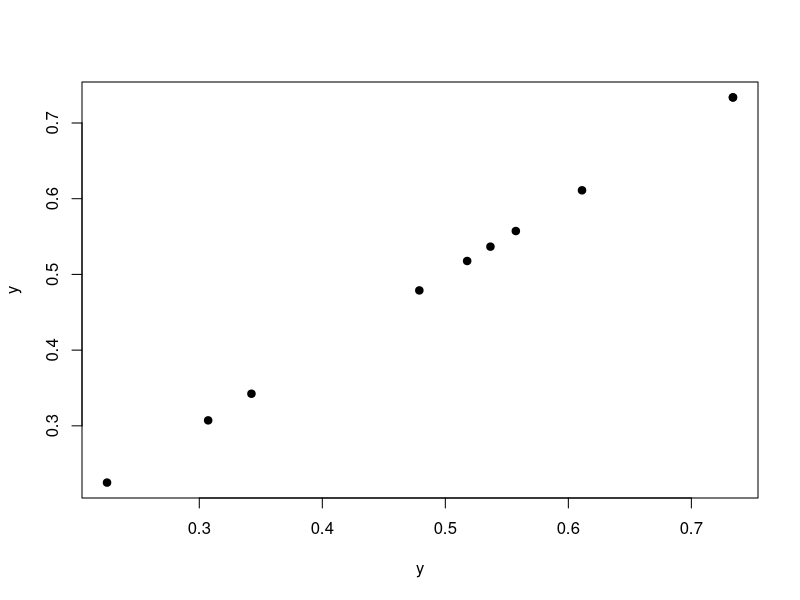
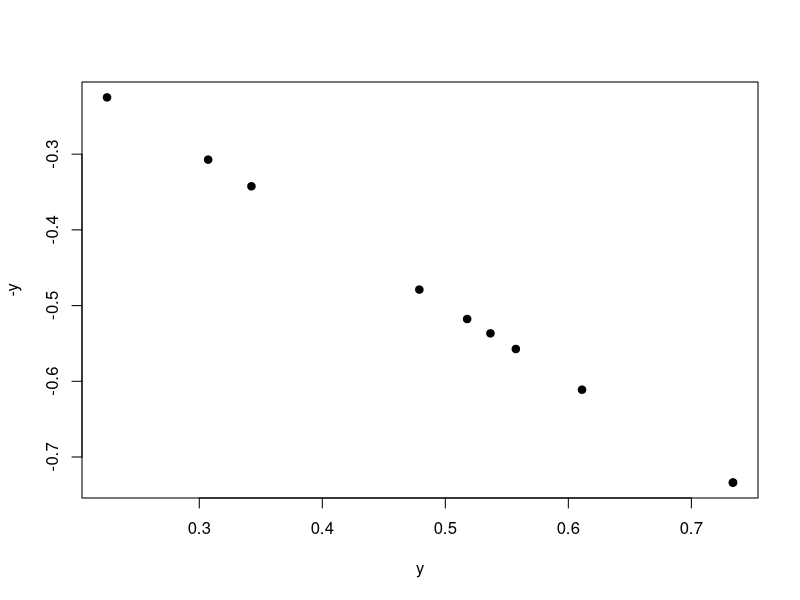
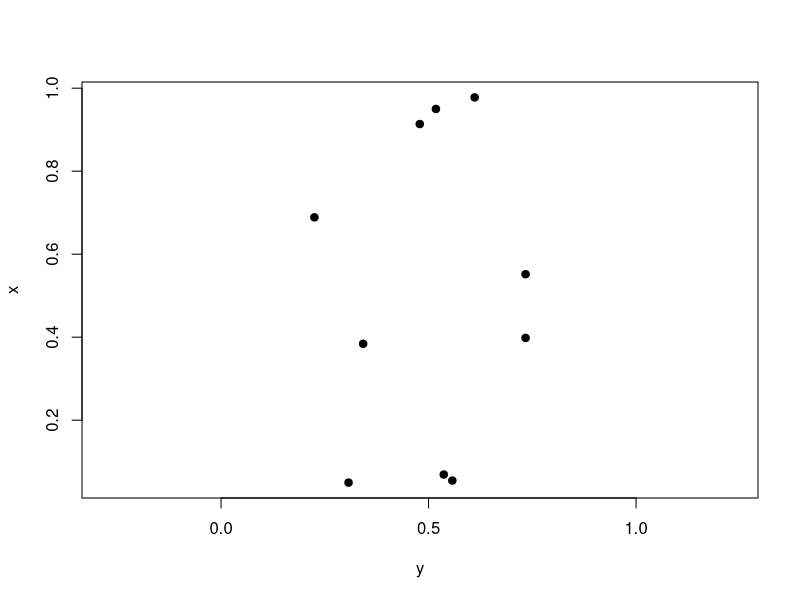
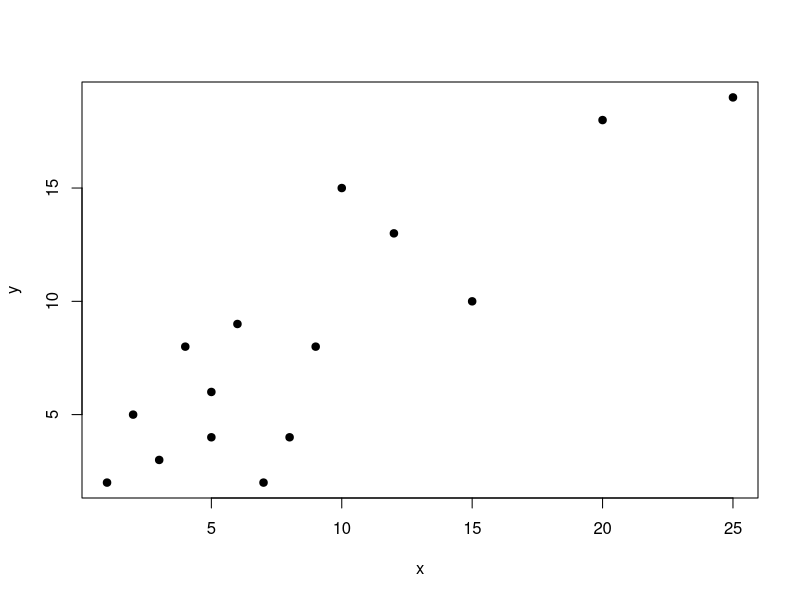
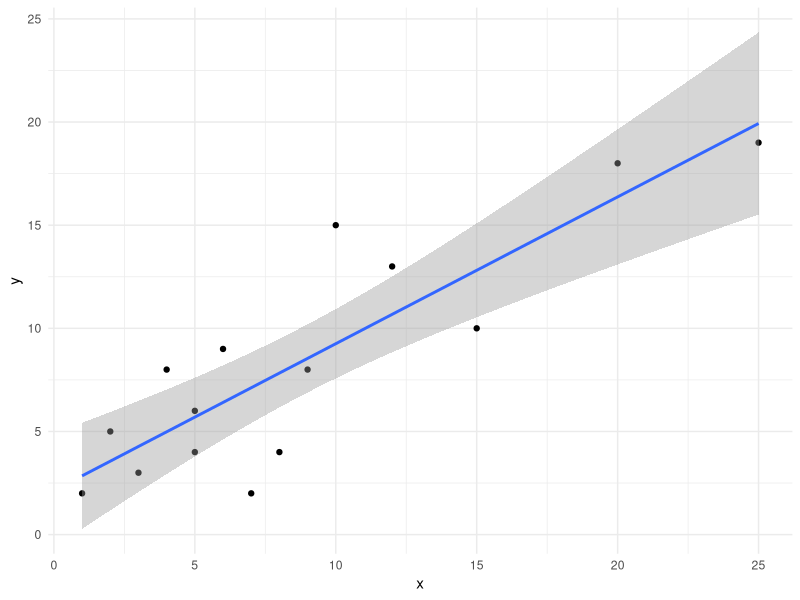
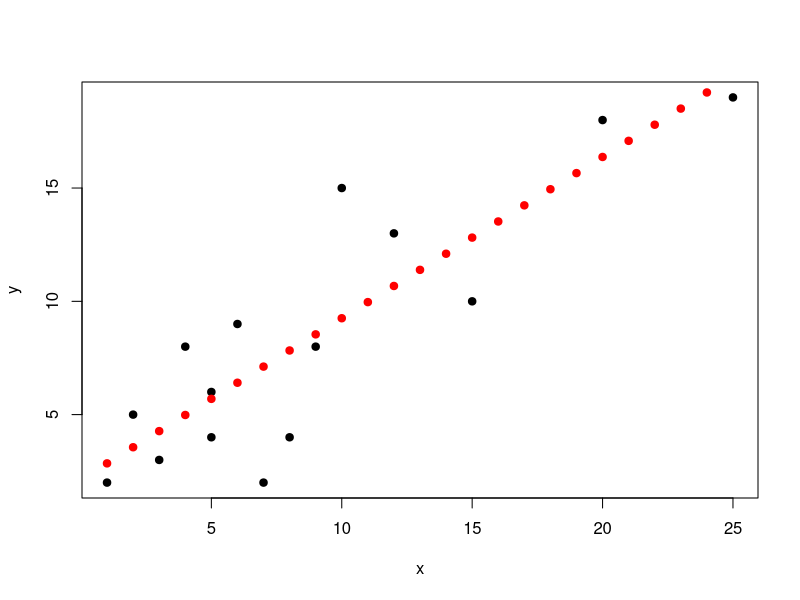

Here is the R script that generated these plots, in order:
## ---- chunk 1
# load required libraries

library(tidyverse)
## ---- chunk 2
### ILLUSTRATIVE PURPOSES ONLY

# create two random uniform distributions
y <- runif(10)
x <- runif(10)
## ---- chunk 3
plot(y, y, pch = 19)
## ---- chunk 4
cor(y, y)
## ---- chunk 5
plot(y, -y, pch = 19)
## ---- chunk 6
cor(y, -y)
## ---- chunk 7
plot(y, x, 
     pch = 19, 
     asp = 1) # aspect ratio
## ---- chunk 8
cor(y, x) %>% 
  round(2)
## ---- chunk 9
set.seed(8675309)

### EXAMPLE DATA
x <- c(1,2,5,3,4,5,8,7,9,6,10,12,15,20,25)
y <- c(2,5,4,3,8,6,4,2,8,9,15,13,10,18,19)

plot(x, y, pch = 19)
## ---- chunk 10
cor(x, y, method = "pearson") %>% 
  round(2)
## ---- chunk 11
biol305_cor <- function(x, y, method){
  r <- cor(x, y, method = method)
  
  n <- length(x)
  
  t_val <- r*sqrt((n-2)/(1-r^2))
  
  p <- pt(t_val, df = n - 2)
  if(p > 0.5){p <- 1 - p}
  
  if(p > 0.005){p <- round(p, 2)}
  if(p > 0.0005){p <- round(p, 3)}
  if(p > 0.00005){p <- round(p, 4)}
  if(p < 0.00005){p <- "< 0.0001"}
  
  print(paste0("Correlation: ", round(r, 2)))
  print(paste0("Degrees of freedom: ", n - 2))
  print(paste0("t value: ", round(t_val, 2)))
  print(paste0("P value: ", p))
}
## ---- chunk 12
biol305_cor(x, y, method = "pearson")
## ---- chunk 13
xy_linear <- lm(y ~ x)

summary(xy_linear)
## ---- chunk 14
data <- data.frame(x, y)

data
## ---- chunk 15
ggplot(data, aes(x = x, y = y)) +
  geom_point() +
  stat_smooth(method = "lm") + 
  theme_minimal()
## ---- chunk 16
# must be in data frame format
test_data <- data.frame(1:25)

colnames(test_data) <- "x" # must be same as explanatory in data

predict(xy_linear, test_data)
## ---- chunk 17
plot(x, y, pch = 19)
points(1:25, as.numeric(predict(xy_linear, test_data)),
       pch = 19, col = "red")
